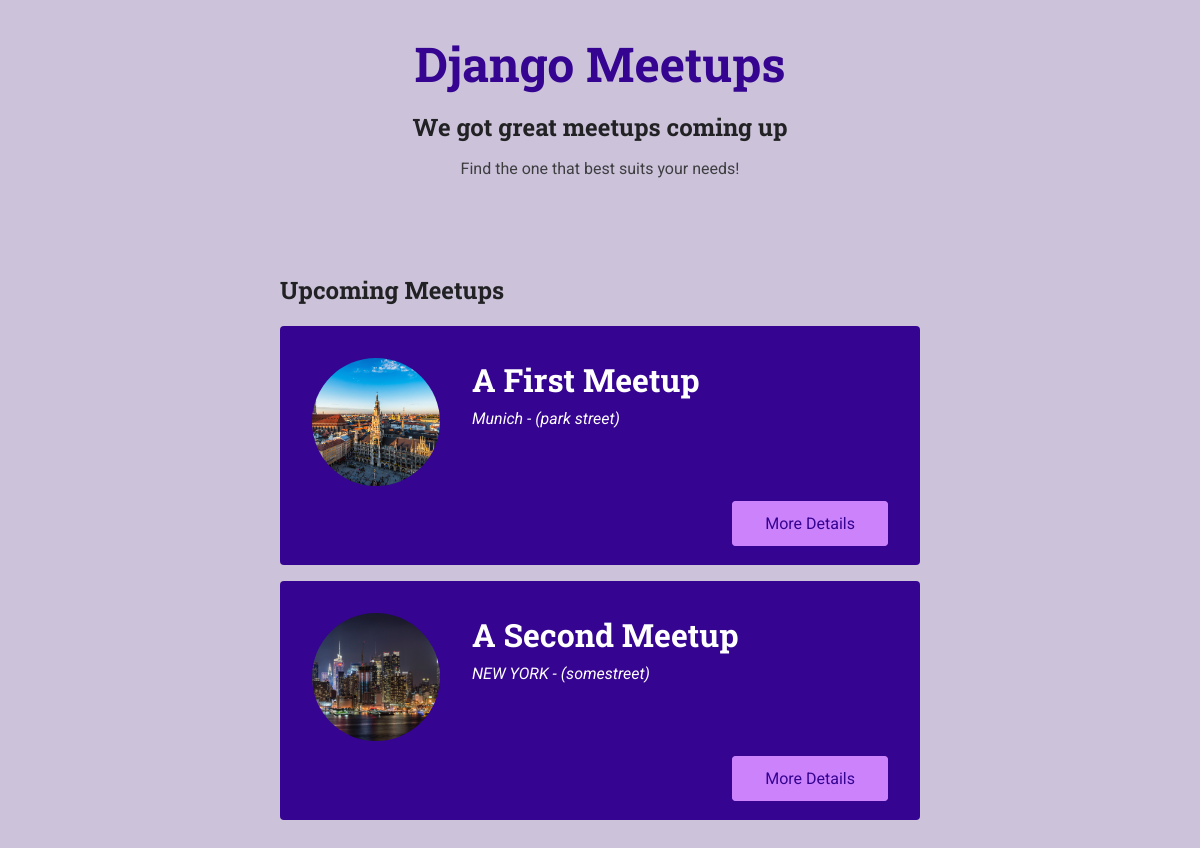
The app's page /meetups/ with its own data.
### meetups/models.py (models this page shows)
class Meetup(models.Model):
    title = models.CharField(max_length=200)
    slug = models.SlugField(unique=True)
    description = models.TextField()
    image = models.ImageField(upload_to='images')
    location = models.ForeignKey(Location,on_delete=models.CASCADE)
    participants = models.ManyToManyField(Participant ,blank=True,null=True)
    organizer_email = models.EmailField()
    date = models.DateField()
    def __str__(self):
        return f'{self.title} - {self.slug}'

class Location(models.Model):
    name = models.CharField(max_length=200)
    address = models.CharField(max_length=300)
    def __str__(self):
        return f'{self.name} - ({self.address})'

### meetups/views.py (the view)
# urls.py: path('', views.index,name='all-meetup'),
def index(request):
    print(meetups)
    return render(request,'meetups/index.html',{
        'meetups':meetups
    })

### meetups/templates/meetups/index.html (shortened to what this page needs)
{% extends 'meetups/base/base.html' %}
{% load static %}
{% block site_css %} <link rel="stylesheet" href="{% static 'meetups/styles/all-meetups.css' %}"> {% endblock %}
{% block main_heading %} We got great meetups coming up {% endblock %}
{% block header_content %} <p>Find the one that best suits your needs!</p> {% endblock %}
{% block body %}
<section>
    <h2>Upcoming Meetups</h2>
    <ol>
        {% for meetup_item in meetups %}
            {% include 'meetups/includes/meetup-item.html' with title=meetup_item.title image=meetup_item.image.url location=meetup_item.location slug=meetup_item.slug %}
        {% endfor %}
    </ol>
</section>
 {% endblock %}

### meetups/templates/meetups/includes/meetup-item.html
<li class="meetup-item">
    <article>
        <div class="meetup-summary">
            <div class="meetup-image">
                <img src="{{ image }}" alt="{{ title }}">
            </div>
            <div class="meetup-details">
                <h3>{{ title}}</h3>
                <address>{{ location }}</address>
            </div>
        </div>
        <div class="meetup-actions">
            <a href="{% url 'meetup-detail' slug %}" class="btn">More Details</a>
        </div>
    </article>
</li>

### meetups/static/meetups/styles/base.css (style rules this page uses)
* { box-sizing: border-box; }
body { font-family: 'Roboto', sans-serif; margin: 0; background-color: #ccc3db; color: #3e3e41; }
h1, h2, h3 { font-family: 'Roboto Slab', sans-serif; color: #222224; }
button, .btn { cursor: pointer; font: inherit; padding: 0.5rem 1.5rem; background-color: #350490; border: 1px solid #350490; color: white; border-radius: 4px; text-decoration: none; }

### meetups/static/meetups/styles/all-meetups.css (style rules this page uses)
section { max-width: 40rem; margin: 3rem auto; }
ol { list-style: none; margin: 0; padding: 0; }
.meetup-item { margin: 1rem 0; background-color: #350490; padding: 2rem; color: white; border-radius: 4px; }
.meetup-summary { display: flex; align-items: flex-start; }
.meetup-image { margin-right: 2rem; }
.meetup-image img { width: 8rem; height: 8rem; object-fit: cover; border-radius: 50%; }
.meetup-details h3 { color: inherit; margin-top: 0; margin-bottom: 0.5rem; font-size: 2rem; }
.meetup-details address { font-style: italic; }
.meetup-actions { margin-top: 1.5rem; text-align: right; }
.meetup-actions .btn { background-color: #cb82fb; border-color: #cb82fb; color: #350490; padding: 0.75rem 2rem; }

### records on screen
Meetup: shows a picture, title "A First Meetup"
Location: name+address "Munich - (park street)"
Meetup: shows a picture, title "A Second Meetup"
Location: name+address "NEW YORK - (somestreet)"
